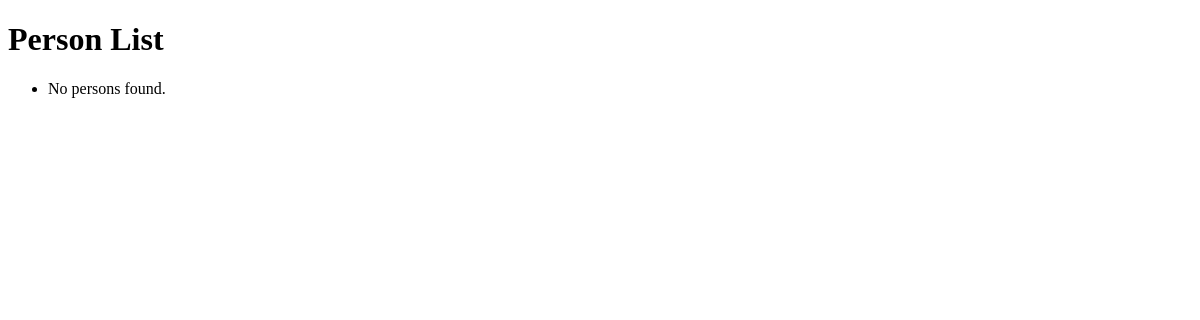
The page /persons/ on the database as committed earlier.
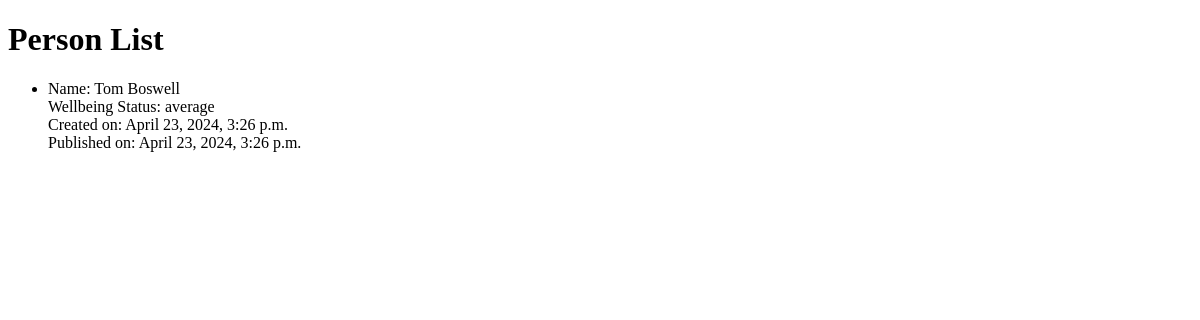
The same page on the database as committed later.
### blog/models.py (models this page shows)
class Person(models.Model):
    WELLBEING_CHOICES = [
        ('poor', 'Poor'),
        ('average', 'Average'),
        ('good', 'Good'),
    ]
    user = models.OneToOneField(User, on_delete=models.CASCADE, null=True, blank=True)
    name = models.CharField(max_length=100, blank=False, help_text="Enter the full name of the person", default="No Name Yet")
    wellbeing = models.CharField(max_length=7, choices=WELLBEING_CHOICES, default='average')
    created_date = models.DateTimeField(auto_now_add=True)
    published_date = models.DateTimeField(null=True, blank=True)

### blog/views.py (the view)
# urls.py: path('persons/', views.person_list, name='person_list'),
def person_list(request):
    persons = Person.objects.filter(published_date__lte=timezone.now()).order_by('published_date')
    return render(request, 'blog/person_list.html', {'persons': persons})

### blog/templates/blog/person_list.html (shortened to what this page needs)
<!DOCTYPE html>
<html lang="en">
<head>
</head>
<body>
    <h1>Person List</h1>
    <ul>
        {% for person in persons %}
            <li>
                Name: {{ person.name }} <br>
                Wellbeing Status: {{ person.wellbeing }} <br>
                Created on: {{ person.created_date }} <br>
                Published on: {{ person.published_date }}
            </li>
        {% empty %}
            <li>No persons found.</li>
        {% endfor %}
    </ul>
</body>
</html>

Rows that differ between the two databases and show on the page:
added Person: name "Tom Boswell", wellbeing "average", created_date "April 23, 2024, 3:26 p.m.", published_date "April 23, 2024, 3:26 p.m."
Other text that changed with them:
text no longer shown: "No persons found."
